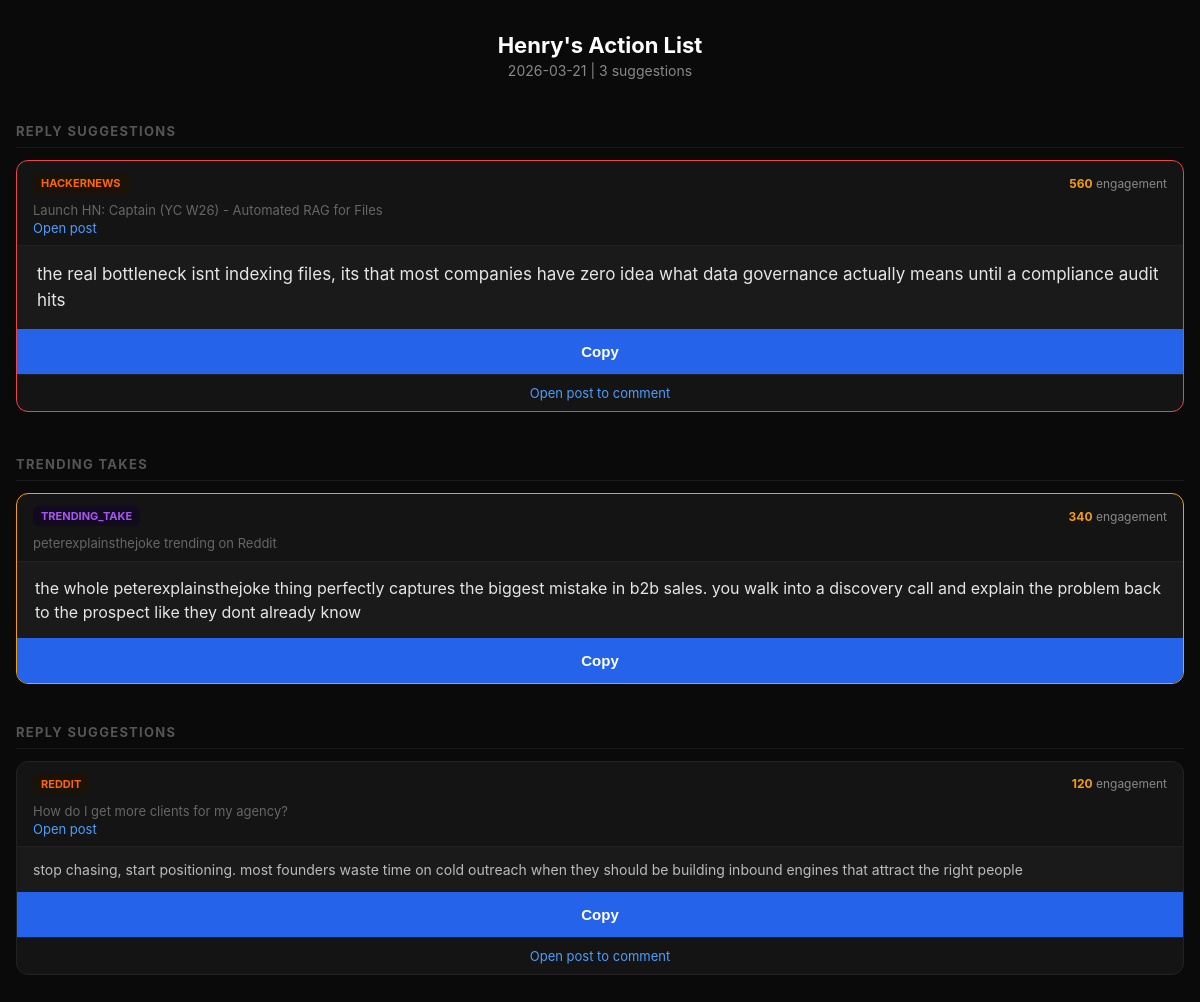
Page /henry on the committed database.
### tables this page shows
CREATE TABLE suggestions (
            id INTEGER PRIMARY KEY AUTOINCREMENT,
            person TEXT NOT NULL,
            profile TEXT NOT NULL,
            brand TEXT,
            platform TEXT,
            post_url TEXT,
            post_author TEXT,
            post_text TEXT,
            suggested_reply TEXT,
            engagement INTEGER DEFAULT 0,
            velocity REAL DEFAULT 0,
            content_type TEXT DEFAULT 'reply',
            created_at TEXT,
            push_date TEXT
        );

### app.py (the view)
@app.route("/<person>")
@app.route("/<person>/<date>")
def dashboard(person, date=None):
    if person.lower() not in ("henry", "scott", "lewis"):
        abort(404, "Unknown person")
    if date is None:
        date = datetime.utcnow().strftime("%Y-%m-%d")
    conn = get_db()
    rows = conn.execute("""
        SELECT * FROM suggestions
        WHERE LOWER(person) = ? AND push_date = ?
        ORDER BY engagement DESC, velocity DESC
    """, (person.lower(), date)).fetchall()
    conn.close()
    suggestions = [dict(r) for r in rows]
    max_eng = max((s["engagement"] for s in suggestions), default=1) or 1
    return render_template(
        "dashboard.html",
        person=person.title(),
        date=date,
        suggestions=suggestions,
        max_engagement=max_eng,
        count=len(suggestions),
    )

### app.py (called while the page is built)
def get_db():
    conn = sqlite3.connect(DB_PATH)
    conn.row_factory = sqlite3.Row
    conn.execute("PRAGMA journal_mode=WAL")
    conn.execute("""
        CREATE TABLE IF NOT EXISTS suggestions (
            id INTEGER PRIMARY KEY AUTOINCREMENT,
            person TEXT NOT NULL,
            profile TEXT NOT NULL,
            brand TEXT,
            platform TEXT,
            post_url TEXT,
            post_author TEXT,
            post_text TEXT,
            suggested_reply TEXT,
            engagement INTEGER DEFAULT 0,
            velocity REAL DEFAULT 0,
            content_type TEXT DEFAULT 'reply',
            created_at TEXT,
            push_date TEXT
        )
    """)
    conn.commit()
    return conn

### templates/dashboard.html (shortened to what this page needs)
<!DOCTYPE html>
<html lang="en">
<head>
</head>
<body>
    <div class="header">
        <h1>{{ person }}'s Action List</h1>
        <div class="meta">{{ date }} | {{ count }} suggestions</div>
    </div>
    {% set ns = namespace(last_type='') %}
    {% for s in suggestions %}
        {% set eng_pct = (s.engagement / max_engagement * 100) if max_engagement > 0 else 0 %}
        {% set size = 'size-xl' if eng_pct > 75 else ('size-lg' if eng_pct > 50 else ('size-md' if eng_pct > 25 else 'size-sm')) %}
        {% set heat = 'fire' if eng_pct > 75 else ('hot' if eng_pct > 50 else '') %}
        {% set ct = s.content_type or s.platform %}
        {% if ct != ns.last_type %}
            {% set section_labels = {
                'reply': 'Reply Suggestions',
                'reddit': 'Reddit Replies',
                'hackernews': 'Hacker News Replies',
                'twitter': 'Twitter Replies',
                'trending_take': 'Trending Takes',
                'daily_tweet': 'Daily Tweets',
                'viral_spin': 'Viral Spins',
                'linkedin': 'LinkedIn'
            } %}
            <div class="section-label">{{ section_labels.get(ct, ct) }}</div>
            {% set ns.last_type = ct %}
        {% endif %}
        <div class="card {{ size }} {{ heat }}">
            <div class="card-header">
                <span class="platform-badge {{ s.platform }}">{{ s.platform }}</span>
                {% if s.engagement %}
                <span class="engagement"><strong>{{ s.engagement }}</strong> engagement</span>
                {% endif %}
            </div>
            {% if s.post_text %}
            <div class="post-context">
                {{ s.post_text[:150] }}{% if s.post_text|length > 150 %}...{% endif %}
                {% if s.post_url %}
                <br><a href="{{ s.post_url }}" target="_blank">Open post</a>
                {% endif %}
            </div>
            {% endif %}
            <div class="reply-text" id="reply-{{ s.id }}">{{ s.suggested_reply }}</div>
            <button class="copy-btn" onclick="copyText({{ s.id }}, this)">
                Copy
            </button>
            {% if s.post_url %}
            <a class="open-link" href="{{ s.post_url }}" target="_blank">Open post to comment</a>
            {% endif %}
        </div>
    {% endfor %}
</body>
</html>

### templates/dashboard.html (style rules this page uses)
* { margin: 0; padding: 0; box-sizing: border-box; }
body { font-family: -apple-system, BlinkMacSystemFont, "Segoe UI", sans-serif; background: #0a0a0a; color: #fff; padding: 16px; padding-bottom: 80px; }
.header { text-align: center; padding: 16px 0 24px; }
.header h1 { font-size: 22px; margin-bottom: 4px; }
.header .meta { color: #888; font-size: 14px; }
.card { background: #141414; border-radius: 12px; margin-bottom: 16px; overflow: hidden; border: 1px solid #222; }
.card.hot { border-color: #f59e0b; }
.card.fire { border-color: #ef4444; }
.card-header { padding: 12px 16px 8px; display: flex; justify-content: space-between; align-items: center; }
.platform-badge { font-size: 11px; font-weight: 700; text-transform: uppercase; padding: 3px 8px; border-radius: 6px; background: #222; color: #aaa; }
.platform-badge.reddit { background: #1a1207; color: #ff6600; }
.platform-badge.hackernews { background: #1a1207; color: #ff6600; }
.platform-badge.trending_take { background: #120a1e; color: #a855f7; }
.engagement { font-size: 12px; color: #888; }
.engagement strong { color: #f59e0b; }
.post-context { padding: 0 16px 8px; font-size: 13px; color: #666; line-height: 1.4; }
.post-context a { color: #4a9eff; text-decoration: none; }
.reply-text { padding: 12px 16px; font-size: 15px; line-height: 1.5; color: #e5e5e5; background: #1a1a1a; border-top: 1px solid #222; user-select: all; -webkit-user-select: all; }
.card.size-xl .reply-text { font-size: 17px; padding: 16px 20px; }
.card.size-lg .reply-text { font-size: 16px; padding: 14px 18px; }
.card.size-sm .reply-text { font-size: 14px; color: #bbb; }
.card.size-xl { margin-bottom: 24px; }
.card.size-lg { margin-bottom: 20px; }
.card.size-sm { margin-bottom: 12px; }
.copy-btn { display: block; width: 100%; padding: 14px; background: #2563eb; color: #fff; border: none; font-size: 15px; font-weight: 600; cursor: pointer; transition: background 0.15s; }
.open-link { display: block; text-align: center; padding: 10px; color: #4a9eff; font-size: 13px; text-decoration: none; border-top: 1px solid #222; }
.section-label { font-size: 13px; font-weight: 700; color: #555; text-transform: uppercase; letter-spacing: 0.1em; padding: 20px 0 8px; border-bottom: 1px solid #1a1a1a; margin-bottom: 12px; }

### rows in the picture
suggestions: get "REPLY SUGGESTIONS", platform "HACKERNEWS", engagement "560", post_text "Launch HN: Captain (YC W26) - Automated RAG for Files", suggested_reply "the real bottleneck isnt indexing files, its that most companies have zero idea what data governance actually means until a compliance audit hits"
suggestions: get "TRENDING TAKES", platform "TRENDING_TAKE", engagement "340", post_text "peterexplainsthejoke trending on Reddit", suggested_reply "the whole peterexplainsthejoke thing perfectly captures the biggest mistake in b2b sales. you walk into a discovery call and explain the problem back to the prospect like they dont already know"
suggestions: get "REPLY SUGGESTIONS", platform "REDDIT", engagement "120", post_text "How do I get more clients for my agency?", suggested_reply "stop chasing, start positioning. most founders waste time on cold outreach when they should be building inbound engines that attract the right people"

### other values in the picture
{{ person }} "Henry"
{{ count }} "3"
